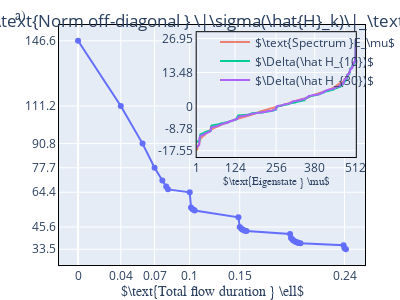

The notebook cell this image was saved under:
### Code cell
import plotly.graph_objs as go
import plotly.express as px
color_discrete_sequence=px.colors.qualitative.G10


x = [0]+ [ x + 1 for x in range( flow.nmb_flow_steps)]
x = [ sum(flow.flow_outputs['minimizing_flow_step'][:i]) for i in 
    range(1,1+len(flow.flow_outputs['minimizing_flow_step']))]

norms = flow.flow_outputs['minimal_norm_sigma_H_s']
trace1 = go.Scatter(
    x=x,
    y=norms,
    mode = 'lines+markers',
        showlegend=False
)
 
trace2 = go.Scatter(
    x=[x+1 for x in range(2**L)],
    y=np.sort(e),
    xaxis='x2',            opacity=0.7,
name = r'$\text{Spectrum }E_\mu$',

    yaxis='y2',mode = 'lines'
)
trace3 = go.Scatter(
    x=[x+1 for x in range(2**L)],
    y=np.sort(diagonal_spectrum),
    xaxis='x2',
    yaxis='y2',    name = r'$\Delta(\hat H_{10})$'

)
trace4 = go.Scatter(
    x=[x+1 for x in range(2**L)],
    y=np.sort(diagonal_spectrum2),
    xaxis='x2',
    yaxis='y2',    name = r'$\Delta(\hat H_{30})$'

)
data = [trace1, trace2,trace3,trace4]
domain=[0.45, 0.97]

layout = go.Layout(
    xaxis2=dict(
        domain=domain,
        anchor='y2',
        title=dict(text=r'$\text{Eigenstate } \mu$',standoff=0),
        titlefont=dict(
            family='Courier New, monospace',
            size=11, 
        ),
        tickmode = 'array',
        tickvals = [1,124,256,124+256,512],
        ticktext = [1,124,256,124+256,512]
    ),
    yaxis2=dict(
        domain=domain,
        anchor='x2',
        tickmode = 'array',
        tickvals = [0,min(e),min(e)/2,max(e),max(e)/2],
        ticktext = [round(t,2) for t in [0,min(e),min(e)/2,max(e),max(e)/2]]
    ),
        xaxis3=dict(
        domain=domain,
        anchor='y2'
    ),
    yaxis3=dict(
        domain=domain,
        anchor='x2'
    ),
        xaxis4=dict(
        domain=domain,
        anchor='y2'
    ),
    yaxis4=dict(
        domain=domain,
        anchor='x2'
    )
)
fig_norm = go.Figure(data=data, layout=layout)


#fig_norm.update_yaxes(range=[min(norms)-5,max(norms)+6])

y_selection = [0,1,2,3,7,13,-1]
y_labels_rounded = [ round(y, 1 ) for y in norms ]
y_vals = [norms[i] for i in y_selection]
y_labels = [ y_labels_rounded[i] for i in y_selection]
x_selection = [0,1,3,7,13,-2]
x_vals = [x[i] for i in x_selection]
x_labels = [ round(x[i],2)for i in x_selection]


fig_norm.update_xaxes(showline=True, linewidth=1, linecolor='black', mirror=True)
fig_norm.update_yaxes(showline=True, linewidth=1, linecolor='black', mirror=True)
fig_norm.update_layout(margin=dict(l=20, r=0, b=0, t=25))
fig_norm.update_layout(
    autosize=False,
    width=400,
    height=300)
fig_norm.update_layout(
    xaxis=dict(
        title=dict(text=r'$\text{Total flow duration } \ell$', standoff=6),
        titlefont=dict(
            family='Courier New, monospace',
            size=14
        ),
        tickmode = 'array',
        tickvals = x_vals,
        ticktext = x_labels
    ))
fig_norm.update_layout(
    yaxis = dict(
        title = '',
        tickmode = 'array',
        tickvals = y_vals,
        ticktext = y_labels
    )
)
fig_norm.add_annotation(x=-.15, y=1.075,
            text='a)',
            xref="paper",
    yref="paper",
            showarrow=False,font=dict(
            family='Courier New, monospace',
            size=14
        )
)
fig_norm.update_layout(
    title={
        'text': r'$\text{Norm off-diagonal } \|\sigma(\hat{H}_k)\|_\text{HS}$',
        'y':.95,
        'x':0.54})
fig_norm.update_layout(legend=dict(
    yanchor="top",
    y=0.99,
    xanchor="left",
    x=0.51,
        bgcolor = 'rgba(0,0,0,0)'
))
#iplot(fig_norm, filename='simple-inset')

### Figure 1 — Plotly figure (JSON) as saved in the notebook; plotly's stock layout.template omitted (floating-point values rounded to 4 significant figures; data arrays with more than 128 entries replaced by an {"elided": "..."} marker saying what was removed)
{"data": [{"mode": "lines+markers", "showlegend": false, "type": "scatter", "x": [0, 0.03914, 0.05906, 0.07008, 0.07719, 0.0807, 0.08234, 0.1023, 0.1034, 0.1046, 0.1058, 0.1068, 0.1469, 0.148, 0.1494, 0.1504, 0.1519, 0.1529, 0.1542, 0.1941, 0.195, 0.1963, 0.1972, 0.1988, 0.1997, 0.201, 0.2019, 0.2037, 0.2431, 0.244, 0.2453], "y": [146.6, 111.2, 90.8, 77.7, 70.79, 67.51, 65.97, 64.4, 56.09, 55.35, 54.89, 54.48, 50.79, 45.55, 44.71, 44.21, 43.84, 43.55, 43.31, 41.74, 39.61, 38.76, 38.17, 37.7, 37.35, 37.11, 36.9, 36.7, 35.62, 34.04, 33.47]}, {"mode": "lines", "name": "$\\text{Spectrum }E_\\mu$", "opacity": 0.7, "type": "scatter", "x": {"elided": "512 int values"}, "xaxis": "x2", "y": {"elided": "512 float values"}, "yaxis": "y2"}, {"name": "$\\Delta(\\hat H_{10})$", "type": "scatter", "x": {"elided": "512 int values"}, "xaxis": "x2", "y": {"elided": "512 float values"}, "yaxis": "y2"}, {"name": "$\\Delta(\\hat H_{30})$", "type": "scatter", "x": {"elided": "512 int values"}, "xaxis": "x2", "y": {"elided": "512 float values"}, "yaxis": "y2"}], "layout": {"annotations": [{"font": {"family": "Courier New, monospace", "size": 14}, "showarrow": false, "text": "a)", "x": -0.15, "xref": "paper", "y": 1.075, "yref": "paper"}], "autosize": false, "height": 300, "legend": {"bgcolor": "rgba(0,0,0,0)", "x": 0.51, "xanchor": "left", "y": 0.99, "yanchor": "top"}, "margin": {"b": 0, "l": 20, "r": 0, "t": 25}, "title": {"text": "$\\text{Norm off-diagonal } \\|\\sigma(\\hat{H}_k)\\|_\\text{HS}$", "x": 0.54, "y": 0.95}, "width": 400, "xaxis": {"linecolor": "black", "linewidth": 1, "mirror": true, "showline": true, "tickmode": "array", "ticktext": [0, 0.04, 0.07, 0.1, 0.15, 0.24], "tickvals": [0, 0.03914, 0.07008, 0.1023, 0.148, 0.244], "title": {"font": {"family": "Courier New, monospace", "size": 14}, "standoff": 6, "text": "$\\text{Total flow duration } \\ell$"}}, "xaxis2": {"anchor": "y2", "domain": [0.45, 0.97], "linecolor": "black", "linewidth": 1, "mirror": true, "showline": true, "tickmode": "array", "ticktext": [1, 124, 256, 380, 512], "tickvals": [1, 124, 256, 380, 512], "title": {"font": {"family": "Courier New, monospace", "size": 11}, "standoff": 0, "text": "$\\text{Eigenstate } \\mu$"}}, "xaxis3": {"anchor": "y2", "domain": [0.45, 0.97], "linecolor": "black", "linewidth": 1, "mirror": true, "showline": true}, "xaxis4": {"anchor": "y2", "domain": [0.45, 0.97], "linecolor": "black", "linewidth": 1, "mirror": true, "showline": true}, "yaxis": {"linecolor": "black", "linewidth": 1, "mirror": true, "showline": true, "tickmode": "array", "ticktext": [146.6, 111.2, 90.8, 77.7, 64.4, 45.6, 33.5], "tickvals": [146.6, 111.2, 90.8, 77.7, 64.4, 45.55, 33.47], "title": {"text": ""}}, "yaxis2": {"anchor": "x2", "domain": [0.45, 0.97], "linecolor": "black", "linewidth": 1, "mirror": true, "showline": true, "tickmode": "array", "ticktext": [0, -17.55, -8.78, 26.95, 13.48], "tickvals": [0, -17.55, -8.776, 26.95, 13.48]}, "yaxis3": {"anchor": "x2", "domain": [0.45, 0.97], "linecolor": "black", "linewidth": 1, "mirror": true, "showline": true}, "yaxis4": {"anchor": "x2", "domain": [0.45, 0.97], "linecolor": "black", "linewidth": 1, "mirror": true, "showline": true}}}
